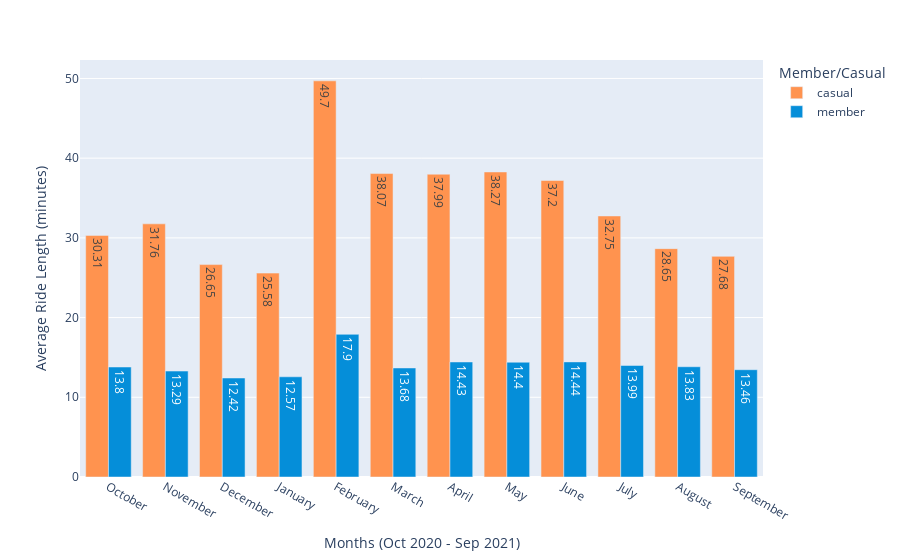

The code cell stored with this chart in its notebook:
### Code cell
fig_5 = round(df.groupby(['year', 'month', 'member_casual'], as_index=False).mean(),2).dropna()

px.bar(fig_5, x = 'month', y = 'ride_length',
        color = 'member_casual',
        barmode='group',
        text = 'ride_length', 
        labels = {'ride_length': 'Average Ride Length (minutes)', 'member_casual': 'Member/Casual', 'month': 'Months (Oct 2020 - Sep 2021)'},
        hover_name = 'member_casual', hover_data = {'member_casual': False, 'ride_length': True}, 
        color_discrete_map = {'casual': '#FF934F', 'member': '#058ED9'})

### Figure 1 — Plotly figure (JSON) as saved in the notebook; plotly's stock layout.template omitted (floating-point values rounded to 4 significant figures)
{"data": [{"alignmentgroup": "True", "customdata": [["casual"], ["casual"], ["casual"], ["casual"], ["casual"], ["casual"], ["casual"], ["casual"], ["casual"], ["casual"], ["casual"], ["casual"]], "hovertemplate": "<b>%{hovertext}</b><br><br>Months (Oct 2020 - Sep 2021)=%{x}<br>Average Ride Length (minutes)=%{text}<extra></extra>", "hovertext": ["casual", "casual", "casual", "casual", "casual", "casual", "casual", "casual", "casual", "casual", "casual", "casual"], "legendgroup": "casual", "marker": {"color": "#FF934F", "pattern": {"shape": ""}}, "name": "casual", "offsetgroup": "casual", "orientation": "v", "showlegend": true, "text": [30.31, 31.76, 26.65, 25.58, 49.7, 38.07, 37.99, 38.27, 37.2, 32.75, 28.65, 27.68], "textposition": "auto", "type": "bar", "x": ["October", "November", "December", "January", "February", "March", "April", "May", "June", "July", "August", "September"], "xaxis": "x", "y": [30.31, 31.76, 26.65, 25.58, 49.7, 38.07, 37.99, 38.27, 37.2, 32.75, 28.65, 27.68], "yaxis": "y"}, {"alignmentgroup": "True", "customdata": [["member"], ["member"], ["member"], ["member"], ["member"], ["member"], ["member"], ["member"], ["member"], ["member"], ["member"], ["member"]], "hovertemplate": "<b>%{hovertext}</b><br><br>Months (Oct 2020 - Sep 2021)=%{x}<br>Average Ride Length (minutes)=%{text}<extra></extra>", "hovertext": ["member", "member", "member", "member", "member", "member", "member", "member", "member", "member", "member", "member"], "legendgroup": "member", "marker": {"color": "#058ED9", "pattern": {"shape": ""}}, "name": "member", "offsetgroup": "member", "orientation": "v", "showlegend": true, "text": [13.8, 13.29, 12.42, 12.57, 17.9, 13.68, 14.43, 14.4, 14.44, 13.99, 13.83, 13.46], "textposition": "auto", "type": "bar", "x": ["October", "November", "December", "January", "February", "March", "April", "May", "June", "July", "August", "September"], "xaxis": "x", "y": [13.8, 13.29, 12.42, 12.57, 17.9, 13.68, 14.43, 14.4, 14.44, 13.99, 13.83, 13.46], "yaxis": "y"}], "layout": {"barmode": "group", "legend": {"title": {"text": "Member/Casual"}, "tracegroupgap": 0}, "margin": {"t": 60}, "xaxis": {"anchor": "y", "domain": [0.0, 1.0], "title": {"text": "Months (Oct 2020 - Sep 2021)"}}, "yaxis": {"anchor": "x", "domain": [0.0, 1.0], "title": {"text": "Average Ride Length (minutes)"}}}}
